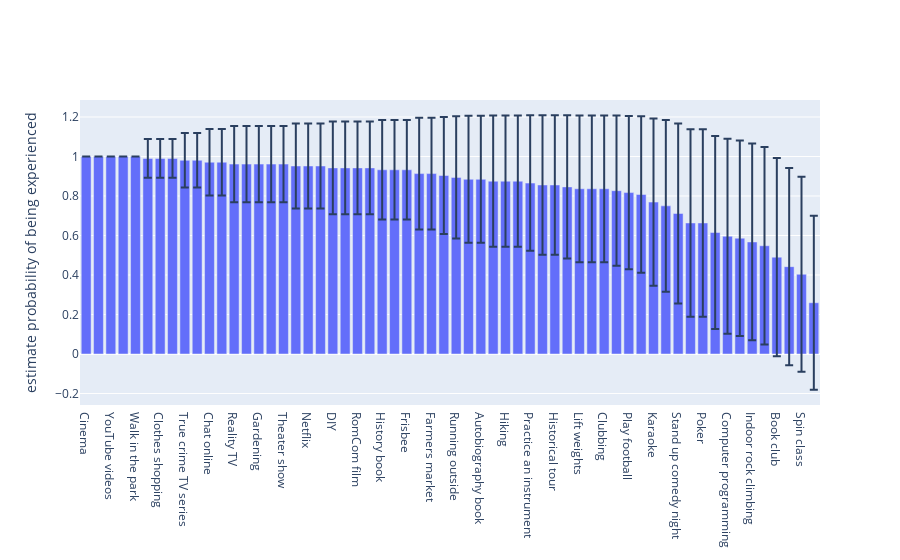

Source (notebook cell):
### Code cell
activities_data = activities_data.sort_values("mean_experienced",ascending=False)

fig = go.Figure()

fig.add_trace(go.Bar(
    name='Control',
    x=activities_data.index.tolist(), 
    y=activities_data["mean_experienced"],
    error_y=dict(type='data', array=activities_data["std_experienced"])
))

fig.update_layout(barmode='group',
                  yaxis_title="estimate probability of being experienced")
fig.show()

### Figure 1 — Plotly figure (JSON) as saved in the notebook; plotly's stock layout.template omitted (floating-point values rounded to 4 significant figures)
{"data": [{"error_y": {"array": [0.0, 0.0, 0.0, 0.0, 0.0, 0.09806, 0.09806, 0.09806, 0.138, 0.138, 0.1682, 0.1682, 0.1932, 0.1932, 0.1932, 0.1932, 0.1932, 0.215, 0.215, 0.215, 0.2343, 0.2343, 0.2343, 0.2343, 0.2518, 0.2518, 0.2518, 0.2825, 0.2825, 0.2962, 0.309, 0.321, 0.321, 0.3323, 0.3323, 0.3323, 0.343, 0.353, 0.353, 0.3625, 0.3716, 0.3716, 0.3716, 0.3801, 0.3883, 0.396, 0.4234, 0.4351, 0.4552, 0.4748, 0.4748, 0.4889, 0.493, 0.4948, 0.4978, 0.5001, 0.5023, 0.4991, 0.493, 0.4405], "type": "data"}, "name": "Control", "type": "bar", "x": ["Cinema", "Documentary series", "YouTube videos", "Museum", "Walk in the park", "News articles", "Clothes shopping", "Board games", "True crime TV series", "Local restaurant", "Chat online", "Pub or bar", "Reality TV", "Brunch", "Gardening", "Home decorating", "Theater show", "Painting", "Netflix", "Sci-fi film", "DIY", "Meal prepping", "RomCom film", "Reading a novel", "History book", "Baking cookies", "Frisbee", "Dinner party", "Farmers market", "Concert", "Running outside", "Science non-fiction book", "Autobiography book", "Creative writing", "Hiking", "Comedy podcast", "Practice an instrument", "Art gallery", "Historical tour", "Sports video games", "Lift weights", "Musical", "Clubbing", "Spotify playlist", "Play football", "Trivia night", "Karaoke", "Current affairs podcast", "Stand up comedy night", "Bread making", "Poker", "Online chess", "Computer programming", "Fantasy fiction audiobook", "Indoor rock climbing", "Knitting", "Book club", "Pottery workshop", "Spin class", "Salsa class"], "y": [1.0, 1.0, 1.0, 1.0, 1.0, 0.9904, 0.9904, 0.9904, 0.9808, 0.9808, 0.9712, 0.9712, 0.9615, 0.9615, 0.9615, 0.9615, 0.9615, 0.9519, 0.9519, 0.9519, 0.9423, 0.9423, 0.9423, 0.9423, 0.9327, 0.9327, 0.9327, 0.9135, 0.9135, 0.9038, 0.8942, 0.8846, 0.8846, 0.875, 0.875, 0.875, 0.8654, 0.8558, 0.8558, 0.8462, 0.8365, 0.8365, 0.8365, 0.8269, 0.8173, 0.8077, 0.7692, 0.75, 0.7115, 0.6635, 0.6635, 0.6154, 0.5962, 0.5865, 0.5673, 0.5481, 0.4904, 0.4423, 0.4038, 0.2596]}], "layout": {"barmode": "group", "yaxis": {"title": {"text": "estimate probability of being experienced"}}}}
